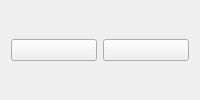
<?xml version="1.0" encoding="UTF-8"?>
<ui version="4.0">
 <class>mUiForm</class>
 <widget class="QWidget" name="mUiForm">
  <property name="windowTitle">
   <string>CARLA Control</string>
  </property>
  <layout class="QHBoxLayout" name="horizontalLayout">
   <item>
    <widget class="QPushButton" name="pushButtonPlayPause">
     <property name="toolTip">
      <string>Play/Pause the simulation</string>
     </property>
     <property name="text">
      <string/>
     </property>
    </widget>
   </item>
   <item>
    <widget class="QPushButton" name="pushButtonStepOnce">
     <property name="toolTip">
      <string>Execute single step, pause afterwards</string>
     </property>
     <property name="text">
      <string/>
     </property>
    </widget>
   </item>
  </layout>
 </widget>
 <resources/>
 <connections/>
</ui>
